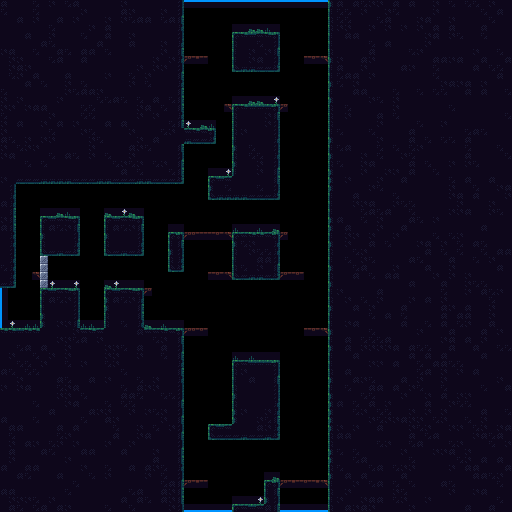

This is a level from a 2D game, rendered from its Tiled map with the project's own tilesets. A one-line summary and the map file follow, with tile-layer data summarised:
An orthogonal 64x64 tile map with 8x8 px tiles, 2 tile layers (Background, Walls) and 7 objects (2x south, 2x west, 2x north, item).

<map version="1.10" tiledversion="1.11.0" orientation="orthogonal" renderorder="right-down" width="64" height="64" tilewidth="8" tileheight="8" infinite="0" nextlayerid="7" nextobjectid="20">
 <tileset firstgid="1" name="tiles" tilewidth="8" tileheight="8" tilecount="504" columns="24">
  <image source="../Tilesets/tiles.png" width="192" height="168" />
  <tile id="50" probability="0.3" />
  <tile id="51" probability="0.3" />
  <tile id="52" probability="0.3" />
  <tile id="65">
   <properties>
    <property name="nez:isOneWayPlatform" value="true" />
   </properties>
  </tile>
  <tile id="66">
   <properties>
    <property name="nez:isOneWayPlatform" value="true" />
   </properties>
  </tile>
  <tile id="67">
   <properties>
    <property name="nez:isOneWayPlatform" value="true" />
   </properties>
  </tile>
  <tile id="68">
   <properties>
    <property name="nez:isOneWayPlatform" value="true" />
   </properties>
  </tile>
  <tile id="69">
   <properties>
    <property name="nez:isOneWayPlatform" value="true" />
   </properties>
  </tile>
  <wangsets>
   <wangset name="Mixed Set" type="mixed" tile="-1">
    <wangcolor name="Dirt" color="#ff0000" tile="-1" probability="1" />
    <wangtile tileid="25" wangid="1,1,0,0,0,1,1,1" />
    <wangtile tileid="26" wangid="1,1,0,0,0,0,0,1" />
    <wangtile tileid="27" wangid="1,1,0,0,0,0,0,1" />
    <wangtile tileid="28" wangid="1,1,0,0,0,0,0,1" />
    <wangtile tileid="29" wangid="1,1,1,1,0,0,0,1" />
    <wangtile tileid="49" wangid="0,0,0,0,0,1,1,1" />
    <wangtile tileid="53" wangid="0,1,1,1,0,0,0,0" />
    <wangtile tileid="73" wangid="0,0,0,0,0,1,1,1" />
    <wangtile tileid="77" wangid="0,1,1,1,0,0,0,0" />
    <wangtile tileid="97" wangid="0,0,0,0,0,1,1,1" />
    <wangtile tileid="101" wangid="0,1,1,1,0,0,0,0" />
    <wangtile tileid="121" wangid="0,0,0,1,1,1,1,1" />
    <wangtile tileid="122" wangid="0,0,0,1,1,1,0,0" />
    <wangtile tileid="123" wangid="0,0,0,1,1,1,0,0" />
    <wangtile tileid="124" wangid="0,0,0,1,1,1,0,0" />
    <wangtile tileid="125" wangid="0,1,1,1,1,1,0,0" />
   </wangset>
  </wangsets>
 </tileset>
 <layer id="2" name="Background" width="64" height="64">
  <data>[4096 cells, 105 non-empty, 8 distinct tile ids]</data>
 </layer>
 <layer id="1" name="Walls" width="64" height="64">
  <data>[4096 cells, 2941 non-empty, 31 distinct tile ids]</data>
 </layer>
 <objectgroup color="#00ff00" id="3" name="SpawnPoints">
  <object id="1" name="south" x="248" y="496">
   <point />
  </object>
  <object id="3" name="west" x="16" y="320">
   <point />
  </object>
  <object id="4" name="north" x="256" y="24">
   <point />
  </object>
  <object id="5" name="item" x="256" y="224">
   <point />
  </object>
 </objectgroup>
 <objectgroup color="#0055ff" id="5" name="Teleporters">
  <object id="14" name="north" x="184" y="0" width="144" height="2" />
  <object id="16" name="south" x="184" y="509.886" width="48" height="2.11389" />
  <object id="19" name="west" x="0" y="288" width="2" height="40.0111" />
 </objectgroup>
 <objectgroup color="#ff0000" id="6" name="DangerZones" />
</map>
